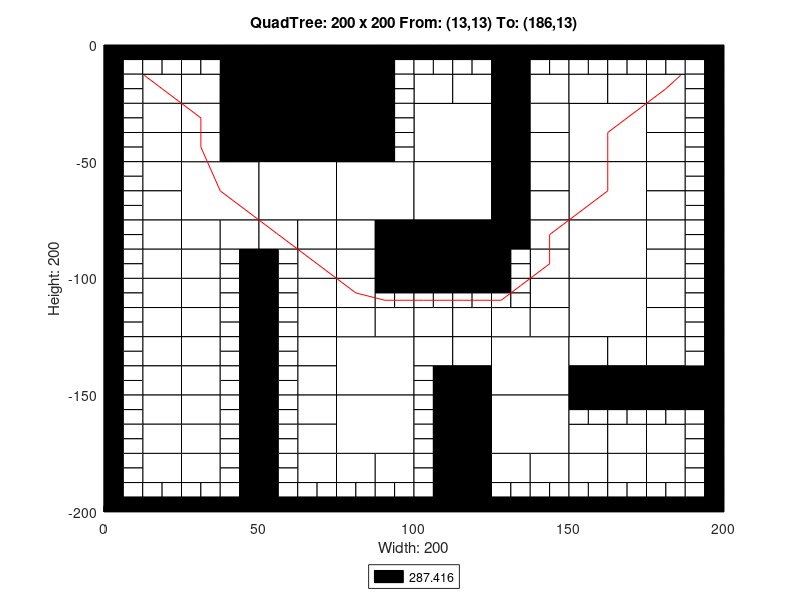

MATLAB code for this plot:
axis([0 200 -200 0]);
title('QuadTree: 200 x 200 From: (13,13) To: (186,13)');
xlabel('Width: 200');
ylabel('Height: 200');
rectangle('Position',[50 -25 25 25], 'FaceColor',[0 0 0]);
rectangle('Position',[50 -50 25 25], 'FaceColor',[0 0 0]);
rectangle('Position',[25 -75 25 25], 'FaceColor',[1 1 1]);
rectangle('Position',[50 -75 25 25], 'FaceColor',[1 1 1]);
rectangle('Position',[75 -75 25 25], 'FaceColor',[1 1 1]);
rectangle('Position',[100 -50 25 25], 'FaceColor',[1 1 1]);
rectangle('Position',[150 -50 25 25], 'FaceColor',[1 1 1]);
rectangle('Position',[100 -75 25 25], 'FaceColor',[1 1 1]);
rectangle('Position',[100 -100 25 25], 'FaceColor',[0 0 0]);
rectangle('Position',[150 -75 25 25], 'FaceColor',[1 1 1]);
rectangle('Position',[150 -100 25 25], 'FaceColor',[1 1 1]);
rectangle('Position',[75 -150 25 25], 'FaceColor',[1 1 1]);
rectangle('Position',[75 -175 25 25], 'FaceColor',[1 1 1]);
rectangle('Position',[125 -150 25 25], 'FaceColor',[1 1 1]);
rectangle('Position',[150 -125 25 25], 'FaceColor',[1 1 1]);
rectangle('Position',[125 -175 25 25], 'FaceColor',[1 1 1]);
rectangle('Position',[12.5 -25 12.5 12.5], 'FaceColor',[1 1 1]);
rectangle('Position',[37.5 -12.5 12.5 12.5], 'FaceColor',[0 0 0]);
rectangle('Position',[25 -25 12.5 12.5], 'FaceColor',[1 1 1]);
rectangle('Position',[37.5 -25 12.5 12.5], 'FaceColor',[0 0 0]);
rectangle('Position',[12.5 -37.5 12.5 12.5], 'FaceColor',[1 1 1]);
rectangle('Position',[12.5 -50 12.5 12.5], 'FaceColor',[1 1 1]);
rectangle('Position',[25 -37.5 12.5 12.5], 'FaceColor',[1 1 1]);
rectangle('Position',[37.5 -37.5 12.5 12.5], 'FaceColor',[0 0 0]);
rectangle('Position',[25 -50 12.5 12.5], 'FaceColor',[1 1 1]);
rectangle('Position',[37.5 -50 12.5 12.5], 'FaceColor',[0 0 0]);
rectangle('Position',[75 -12.5 12.5 12.5], 'FaceColor',[0 0 0]);
rectangle('Position',[75 -25 12.5 12.5], 'FaceColor',[0 0 0]);
rectangle('Position',[75 -37.5 12.5 12.5], 'FaceColor',[0 0 0]);
rectangle('Position',[75 -50 12.5 12.5], 'FaceColor',[0 0 0]);
rectangle('Position',[12.5 -62.5 12.5 12.5], 'FaceColor',[1 1 1]);
rectangle('Position',[12.5 -75 12.5 12.5], 'FaceColor',[1 1 1]);
rectangle('Position',[12.5 -87.5 12.5 12.5], 'FaceColor',[1 1 1]);
rectangle('Position',[12.5 -100 12.5 12.5], 'FaceColor',[1 1 1]);
rectangle('Position',[25 -87.5 12.5 12.5], 'FaceColor',[1 1 1]);
rectangle('Position',[37.5 -87.5 12.5 12.5], 'FaceColor',[1 1 1]);
rectangle('Position',[25 -100 12.5 12.5], 'FaceColor',[1 1 1]);
rectangle('Position',[50 -87.5 12.5 12.5], 'FaceColor',[1 1 1]);
rectangle('Position',[62.5 -87.5 12.5 12.5], 'FaceColor',[1 1 1]);
rectangle('Position',[62.5 -100 12.5 12.5], 'FaceColor',[1 1 1]);
rectangle('Position',[75 -87.5 12.5 12.5], 'FaceColor',[1 1 1]);
rectangle('Position',[87.5 -87.5 12.5 12.5], 'FaceColor',[0 0 0]);
rectangle('Position',[75 -100 12.5 12.5], 'FaceColor',[1 1 1]);
rectangle('Position',[87.5 -100 12.5 12.5], 'FaceColor',[0 0 0]);
rectangle('Position',[100 -25 12.5 12.5], 'FaceColor',[1 1 1]);
rectangle('Position',[112.5 -25 12.5 12.5], 'FaceColor',[1 1 1]);
rectangle('Position',[125 -12.5 12.5 12.5], 'FaceColor',[0 0 0]);
rectangle('Position',[125 -25 12.5 12.5], 'FaceColor',[0 0 0]);
rectangle('Position',[137.5 -25 12.5 12.5], 'FaceColor',[1 1 1]);
rectangle('Position',[125 -37.5 12.5 12.5], 'FaceColor',[0 0 0]);
rectangle('Position',[137.5 -37.5 12.5 12.5], 'FaceColor',[1 1 1]);
rectangle('Position',[125 -50 12.5 12.5], 'FaceColor',[0 0 0]);
rectangle('Position',[137.5 -50 12.5 12.5], 'FaceColor',[1 1 1]);
rectangle('Position',[150 -25 12.5 12.5], 'FaceColor',[1 1 1]);
rectangle('Position',[162.5 -25 12.5 12.5], 'FaceColor',[1 1 1]);
rectangle('Position',[175 -25 12.5 12.5], 'FaceColor',[1 1 1]);
rectangle('Position',[175 -37.5 12.5 12.5], 'FaceColor',[1 1 1]);
rectangle('Position',[175 -50 12.5 12.5], 'FaceColor',[1 1 1]);
rectangle('Position',[125 -62.5 12.5 12.5], 'FaceColor',[0 0 0]);
rectangle('Position',[137.5 -62.5 12.5 12.5], 'FaceColor',[1 1 1]);
rectangle('Position',[125 -75 12.5 12.5], 'FaceColor',[0 0 0]);
rectangle('Position',[137.5 -75 12.5 12.5], 'FaceColor',[1 1 1]);
rectangle('Position',[125 -87.5 12.5 12.5], 'FaceColor',[0 0 0]);
rectangle('Position',[137.5 -87.5 12.5 12.5], 'FaceColor',[1 1 1]);
rectangle('Position',[137.5 -100 12.5 12.5], 'FaceColor',[1 1 1]);
rectangle('Position',[175 -62.5 12.5 12.5], 'FaceColor',[1 1 1]);
rectangle('Position',[175 -75 12.5 12.5], 'FaceColor',[1 1 1]);
rectangle('Position',[175 -87.5 12.5 12.5], 'FaceColor',[1 1 1]);
rectangle('Position',[175 -100 12.5 12.5], 'FaceColor',[1 1 1]);
rectangle('Position',[12.5 -112.5 12.5 12.5], 'FaceColor',[1 1 1]);
rectangle('Position',[12.5 -125 12.5 12.5], 'FaceColor',[1 1 1]);
rectangle('Position',[25 -112.5 12.5 12.5], 'FaceColor',[1 1 1]);
rectangle('Position',[25 -125 12.5 12.5], 'FaceColor',[1 1 1]);
rectangle('Position',[12.5 -137.5 12.5 12.5], 'FaceColor',[1 1 1]);
rectangle('Position',[12.5 -150 12.5 12.5], 'FaceColor',[1 1 1]);
rectangle('Position',[25 -137.5 12.5 12.5], 'FaceColor',[1 1 1]);
rectangle('Position',[25 -150 12.5 12.5], 'FaceColor',[1 1 1]);
rectangle('Position',[62.5 -112.5 12.5 12.5], 'FaceColor',[1 1 1]);
rectangle('Position',[62.5 -125 12.5 12.5], 'FaceColor',[1 1 1]);
rectangle('Position',[75 -112.5 12.5 12.5], 'FaceColor',[1 1 1]);
rectangle('Position',[75 -125 12.5 12.5], 'FaceColor',[1 1 1]);
rectangle('Position',[87.5 -125 12.5 12.5], 'FaceColor',[1 1 1]);
rectangle('Position',[62.5 -137.5 12.5 12.5], 'FaceColor',[1 1 1]);
rectangle('Position',[62.5 -150 12.5 12.5], 'FaceColor',[1 1 1]);
rectangle('Position',[12.5 -162.5 12.5 12.5], 'FaceColor',[1 1 1]);
rectangle('Position',[12.5 -175 12.5 12.5], 'FaceColor',[1 1 1]);
rectangle('Position',[25 -162.5 12.5 12.5], 'FaceColor',[1 1 1]);
rectangle('Position',[25 -175 12.5 12.5], 'FaceColor',[1 1 1]);
rectangle('Position',[12.5 -187.5 12.5 12.5], 'FaceColor',[1 1 1]);
rectangle('Position',[25 -187.5 12.5 12.5], 'FaceColor',[1 1 1]);
rectangle('Position',[62.5 -162.5 12.5 12.5], 'FaceColor',[1 1 1]);
rectangle('Position',[62.5 -175 12.5 12.5], 'FaceColor',[1 1 1]);
rectangle('Position',[62.5 -187.5 12.5 12.5], 'FaceColor',[1 1 1]);
rectangle('Position',[75 -187.5 12.5 12.5], 'FaceColor',[1 1 1]);
rectangle('Position',[87.5 -187.5 12.5 12.5], 'FaceColor',[1 1 1]);
rectangle('Position',[100 -125 12.5 12.5], 'FaceColor',[1 1 1]);
rectangle('Position',[112.5 -125 12.5 12.5], 'FaceColor',[1 1 1]);
rectangle('Position',[137.5 -112.5 12.5 12.5], 'FaceColor',[1 1 1]);
rectangle('Position',[125 -125 12.5 12.5], 'FaceColor',[1 1 1]);
rectangle('Position',[137.5 -125 12.5 12.5], 'FaceColor',[1 1 1]);
rectangle('Position',[100 -137.5 12.5 12.5], 'FaceColor',[1 1 1]);
rectangle('Position',[112.5 -137.5 12.5 12.5], 'FaceColor',[1 1 1]);
rectangle('Position',[112.5 -150 12.5 12.5], 'FaceColor',[0 0 0]);
rectangle('Position',[175 -112.5 12.5 12.5], 'FaceColor',[1 1 1]);
rectangle('Position',[175 -125 12.5 12.5], 'FaceColor',[1 1 1]);
rectangle('Position',[150 -137.5 12.5 12.5], 'FaceColor',[1 1 1]);
rectangle('Position',[162.5 -137.5 12.5 12.5], 'FaceColor',[1 1 1]);
rectangle('Position',[150 -150 12.5 12.5], 'FaceColor',[0 0 0]);
rectangle('Position',[162.5 -150 12.5 12.5], 'FaceColor',[0 0 0]);
rectangle('Position',[175 -137.5 12.5 12.5], 'FaceColor',[1 1 1]);
rectangle('Position',[175 -150 12.5 12.5], 'FaceColor',[0 0 0]);
rectangle('Position',[187.5 -150 12.5 12.5], 'FaceColor',[0 0 0]);
rectangle('Position',[112.5 -162.5 12.5 12.5], 'FaceColor',[0 0 0]);
rectangle('Position',[112.5 -175 12.5 12.5], 'FaceColor',[0 0 0]);
rectangle('Position',[112.5 -187.5 12.5 12.5], 'FaceColor',[0 0 0]);
rectangle('Position',[112.5 -200 12.5 12.5], 'FaceColor',[0 0 0]);
rectangle('Position',[125 -187.5 12.5 12.5], 'FaceColor',[1 1 1]);
rectangle('Position',[137.5 -187.5 12.5 12.5], 'FaceColor',[1 1 1]);
rectangle('Position',[150 -175 12.5 12.5], 'FaceColor',[1 1 1]);
rectangle('Position',[162.5 -175 12.5 12.5], 'FaceColor',[1 1 1]);
rectangle('Position',[175 -175 12.5 12.5], 'FaceColor',[1 1 1]);
rectangle('Position',[150 -187.5 12.5 12.5], 'FaceColor',[1 1 1]);
rectangle('Position',[162.5 -187.5 12.5 12.5], 'FaceColor',[1 1 1]);
rectangle('Position',[175 -187.5 12.5 12.5], 'FaceColor',[1 1 1]);
rectangle('Position',[0 -6.25 6.25 6.25], 'FaceColor',[0 0 0]);
rectangle('Position',[6.25 -6.25 6.25 6.25], 'FaceColor',[0 0 0]);
rectangle('Position',[0 -12.5 6.25 6.25], 'FaceColor',[0 0 0]);
rectangle('Position',[6.25 -12.5 6.25 6.25], 'FaceColor',[1 1 1]);
rectangle('Position',[12.5 -6.25 6.25 6.25], 'FaceColor',[0 0 0]);
rectangle('Position',[18.75 -6.25 6.25 6.25], 'FaceColor',[0 0 0]);
rectangle('Position',[12.5 -12.5 6.25 6.25], 'FaceColor',[1 1 1]);
rectangle('Position',[18.75 -12.5 6.25 6.25], 'FaceColor',[1 1 1]);
rectangle('Position',[0 -18.75 6.25 6.25], 'FaceColor',[0 0 0]);
rectangle('Position',[6.25 -18.75 6.25 6.25], 'FaceColor',[1 1 1]);
rectangle('Position',[0 -25 6.25 6.25], 'FaceColor',[0 0 0]);
rectangle('Position',[6.25 -25 6.25 6.25], 'FaceColor',[1 1 1]);
rectangle('Position',[25 -6.25 6.25 6.25], 'FaceColor',[0 0 0]);
rectangle('Position',[31.25 -6.25 6.25 6.25], 'FaceColor',[0 0 0]);
rectangle('Position',[25 -12.5 6.25 6.25], 'FaceColor',[1 1 1]);
rectangle('Position',[31.25 -12.5 6.25 6.25], 'FaceColor',[1 1 1]);
rectangle('Position',[0 -31.25 6.25 6.25], 'FaceColor',[0 0 0]);
rectangle('Position',[6.25 -31.25 6.25 6.25], 'FaceColor',[1 1 1]);
rectangle('Position',[0 -37.5 6.25 6.25], 'FaceColor',[0 0 0]);
rectangle('Position',[6.25 -37.5 6.25 6.25], 'FaceColor',[1 1 1]);
rectangle('Position',[0 -43.75 6.25 6.25], 'FaceColor',[0 0 0]);
rectangle('Position',[6.25 -43.75 6.25 6.25], 'FaceColor',[1 1 1]);
rectangle('Position',[0 -50 6.25 6.25], 'FaceColor',[0 0 0]);
rectangle('Position',[6.25 -50 6.25 6.25], 'FaceColor',[1 1 1]);
rectangle('Position',[87.5 -6.25 6.25 6.25], 'FaceColor',[0 0 0]);
rectangle('Position',[93.75 -6.25 6.25 6.25], 'FaceColor',[0 0 0]);
rectangle('Position',[87.5 -12.5 6.25 6.25], 'FaceColor',[0 0 0]);
rectangle('Position',[93.75 -12.5 6.25 6.25], 'FaceColor',[1 1 1]);
rectangle('Position',[87.5 -18.75 6.25 6.25], 'FaceColor',[0 0 0]);
rectangle('Position',[93.75 -18.75 6.25 6.25], 'FaceColor',[1 1 1]);
rectangle('Position',[87.5 -25 6.25 6.25], 'FaceColor',[0 0 0]);
rectangle('Position',[93.75 -25 6.25 6.25], 'FaceColor',[1 1 1]);
rectangle('Position',[87.5 -31.25 6.25 6.25], 'FaceColor',[0 0 0]);
rectangle('Position',[93.75 -31.25 6.25 6.25], 'FaceColor',[1 1 1]);
rectangle('Position',[87.5 -37.5 6.25 6.25], 'FaceColor',[0 0 0]);
rectangle('Position',[93.75 -37.5 6.25 6.25], 'FaceColor',[1 1 1]);
rectangle('Position',[87.5 -43.75 6.25 6.25], 'FaceColor',[0 0 0]);
rectangle('Position',[93.75 -43.75 6.25 6.25], 'FaceColor',[1 1 1]);
rectangle('Position',[87.5 -50 6.25 6.25], 'FaceColor',[0 0 0]);
rectangle('Position',[93.75 -50 6.25 6.25], 'FaceColor',[1 1 1]);
rectangle('Position',[0 -56.25 6.25 6.25], 'FaceColor',[0 0 0]);
rectangle('Position',[6.25 -56.25 6.25 6.25], 'FaceColor',[1 1 1]);
rectangle('Position',[0 -62.5 6.25 6.25], 'FaceColor',[0 0 0]);
rectangle('Position',[6.25 -62.5 6.25 6.25], 'FaceColor',[1 1 1]);
rectangle('Position',[0 -68.75 6.25 6.25], 'FaceColor',[0 0 0]);
rectangle('Position',[6.25 -68.75 6.25 6.25], 'FaceColor',[1 1 1]);
rectangle('Position',[0 -75 6.25 6.25], 'FaceColor',[0 0 0]);
rectangle('Position',[6.25 -75 6.25 6.25], 'FaceColor',[1 1 1]);
rectangle('Position',[0 -81.25 6.25 6.25], 'FaceColor',[0 0 0]);
rectangle('Position',[6.25 -81.25 6.25 6.25], 'FaceColor',[1 1 1]);
rectangle('Position',[0 -87.5 6.25 6.25], 'FaceColor',[0 0 0]);
rectangle('Position',[6.25 -87.5 6.25 6.25], 'FaceColor',[1 1 1]);
rectangle('Position',[0 -93.75 6.25 6.25], 'FaceColor',[0 0 0]);
rectangle('Position',[6.25 -93.75 6.25 6.25], 'FaceColor',[1 1 1]);
rectangle('Position',[0 -100 6.25 6.25], 'FaceColor',[0 0 0]);
rectangle('Position',[6.25 -100 6.25 6.25], 'FaceColor',[1 1 1]);
rectangle('Position',[37.5 -93.75 6.25 6.25], 'FaceColor',[1 1 1]);
rectangle('Position',[43.75 -93.75 6.25 6.25], 'FaceColor',[0 0 0]);
rectangle('Position',[37.5 -100 6.25 6.25], 'FaceColor',[1 1 1]);
rectangle('Position',[43.75 -100 6.25 6.25], 'FaceColor',[0 0 0]);
rectangle('Position',[50 -93.75 6.25 6.25], 'FaceColor',[0 0 0]);
rectangle('Position',[56.25 -93.75 6.25 6.25], 'FaceColor',[1 1 1]);
rectangle('Position',[50 -100 6.25 6.25], 'FaceColor',[0 0 0]);
rectangle('Position',[56.25 -100 6.25 6.25], 'FaceColor',[1 1 1]);
rectangle('Position',[100 -6.25 6.25 6.25], 'FaceColor',[0 0 0]);
rectangle('Position',[106.25 -6.25 6.25 6.25], 'FaceColor',[0 0 0]);
rectangle('Position',[100 -12.5 6.25 6.25], 'FaceColor',[1 1 1]);
rectangle('Position',[106.25 -12.5 6.25 6.25], 'FaceColor',[1 1 1]);
rectangle('Position',[112.5 -6.25 6.25 6.25], 'FaceColor',[0 0 0]);
rectangle('Position',[118.75 -6.25 6.25 6.25], 'FaceColor',[0 0 0]);
rectangle('Position',[112.5 -12.5 6.25 6.25], 'FaceColor',[1 1 1]);
rectangle('Position',[118.75 -12.5 6.25 6.25], 'FaceColor',[1 1 1]);
rectangle('Position',[137.5 -6.25 6.25 6.25], 'FaceColor',[0 0 0]);
rectangle('Position',[143.75 -6.25 6.25 6.25], 'FaceColor',[0 0 0]);
rectangle('Position',[137.5 -12.5 6.25 6.25], 'FaceColor',[1 1 1]);
rectangle('Position',[143.75 -12.5 6.25 6.25], 'FaceColor',[1 1 1]);
rectangle('Position',[150 -6.25 6.25 6.25], 'FaceColor',[0 0 0]);
rectangle('Position',[156.25 -6.25 6.25 6.25], 'FaceColor',[0 0 0]);
rectangle('Position',[150 -12.5 6.25 6.25], 'FaceColor',[1 1 1]);
rectangle('Position',[156.25 -12.5 6.25 6.25], 'FaceColor',[1 1 1]);
rectangle('Position',[162.5 -6.25 6.25 6.25], 'FaceColor',[0 0 0]);
rectangle('Position',[168.75 -6.25 6.25 6.25], 'FaceColor',[0 0 0]);
rectangle('Position',[162.5 -12.5 6.25 6.25], 'FaceColor',[1 1 1]);
rectangle('Position',[168.75 -12.5 6.25 6.25], 'FaceColor',[1 1 1]);
rectangle('Position',[175 -6.25 6.25 6.25], 'FaceColor',[0 0 0]);
rectangle('Position',[181.25 -6.25 6.25 6.25], 'FaceColor',[0 0 0]);
rectangle('Position',[175 -12.5 6.25 6.25], 'FaceColor',[1 1 1]);
rectangle('Position',[181.25 -12.5 6.25 6.25], 'FaceColor',[1 1 1]);
rectangle('Position',[187.5 -6.25 6.25 6.25], 'FaceColor',[0 0 0]);
rectangle('Position',[193.75 -6.25 6.25 6.25], 'FaceColor',[0 0 0]);
rectangle('Position',[187.5 -12.5 6.25 6.25], 'FaceColor',[1 1 1]);
rectangle('Position',[193.75 -12.5 6.25 6.25], 'FaceColor',[0 0 0]);
rectangle('Position',[187.5 -18.75 6.25 6.25], 'FaceColor',[1 1 1]);
rectangle('Position',[193.75 -18.75 6.25 6.25], 'FaceColor',[0 0 0]);
rectangle('Position',[187.5 -25 6.25 6.25], 'FaceColor',[1 1 1]);
rectangle('Position',[193.75 -25 6.25 6.25], 'FaceColor',[0 0 0]);
rectangle('Position',[187.5 -31.25 6.25 6.25], 'FaceColor',[1 1 1]);
rectangle('Position',[193.75 -31.25 6.25 6.25], 'FaceColor',[0 0 0]);
rectangle('Position',[187.5 -37.5 6.25 6.25], 'FaceColor',[1 1 1]);
rectangle('Position',[193.75 -37.5 6.25 6.25], 'FaceColor',[0 0 0]);
rectangle('Position',[187.5 -43.75 6.25 6.25], 'FaceColor',[1 1 1]);
rectangle('Position',[193.75 -43.75 6.25 6.25], 'FaceColor',[0 0 0]);
rectangle('Position',[187.5 -50 6.25 6.25], 'FaceColor',[1 1 1]);
rectangle('Position',[193.75 -50 6.25 6.25], 'FaceColor',[0 0 0]);
rectangle('Position',[125 -93.75 6.25 6.25], 'FaceColor',[0 0 0]);
rectangle('Position',[131.25 -93.75 6.25 6.25], 'FaceColor',[1 1 1]);
rectangle('Position',[125 -100 6.25 6.25], 'FaceColor',[0 0 0]);
rectangle('Position',[131.25 -100 6.25 6.25], 'FaceColor',[1 1 1]);
rectangle('Position',[187.5 -56.25 6.25 6.25], 'FaceColor',[1 1 1]);
rectangle('Position',[193.75 -56.25 6.25 6.25], 'FaceColor',[0 0 0]);
rectangle('Position',[187.5 -62.5 6.25 6.25], 'FaceColor',[1 1 1]);
rectangle('Position',[193.75 -62.5 6.25 6.25], 'FaceColor',[0 0 0]);
rectangle('Position',[187.5 -68.75 6.25 6.25], 'FaceColor',[1 1 1]);
rectangle('Position',[193.75 -68.75 6.25 6.25], 'FaceColor',[0 0 0]);
rectangle('Position',[187.5 -75 6.25 6.25], 'FaceColor',[1 1 1]);
rectangle('Position',[193.75 -75 6.25 6.25], 'FaceColor',[0 0 0]);
rectangle('Position',[187.5 -81.25 6.25 6.25], 'FaceColor',[1 1 1]);
rectangle('Position',[193.75 -81.25 6.25 6.25], 'FaceColor',[0 0 0]);
rectangle('Position',[187.5 -87.5 6.25 6.25], 'FaceColor',[1 1 1]);
rectangle('Position',[193.75 -87.5 6.25 6.25], 'FaceColor',[0 0 0]);
rectangle('Position',[187.5 -93.75 6.25 6.25], 'FaceColor',[1 1 1]);
rectangle('Position',[193.75 -93.75 6.25 6.25], 'FaceColor',[0 0 0]);
rectangle('Position',[187.5 -100 6.25 6.25], 'FaceColor',[1 1 1]);
rectangle('Position',[193.75 -100 6.25 6.25], 'FaceColor',[0 0 0]);
rectangle('Position',[0 -106.25 6.25 6.25], 'FaceColor',[0 0 0]);
rectangle('Position',[6.25 -106.25 6.25 6.25], 'FaceColor',[1 1 1]);
rectangle('Position',[0 -112.5 6.25 6.25], 'FaceColor',[0 0 0]);
rectangle('Position',[6.25 -112.5 6.25 6.25], 'FaceColor',[1 1 1]);
rectangle('Position',[0 -118.75 6.25 6.25], 'FaceColor',[0 0 0]);
rectangle('Position',[6.25 -118.75 6.25 6.25], 'FaceColor',[1 1 1]);
rectangle('Position',[0 -125 6.25 6.25], 'FaceColor',[0 0 0]);
rectangle('Position',[6.25 -125 6.25 6.25], 'FaceColor',[1 1 1]);
rectangle('Position',[37.5 -106.25 6.25 6.25], 'FaceColor',[1 1 1]);
rectangle('Position',[43.75 -106.25 6.25 6.25], 'FaceColor',[0 0 0]);
rectangle('Position',[37.5 -112.5 6.25 6.25], 'FaceColor',[1 1 1]);
rectangle('Position',[43.75 -112.5 6.25 6.25], 'FaceColor',[0 0 0]);
rectangle('Position',[37.5 -118.75 6.25 6.25], 'FaceColor',[1 1 1]);
rectangle('Position',[43.75 -118.75 6.25 6.25], 'FaceColor',[0 0 0]);
rectangle('Position',[37.5 -125 6.25 6.25], 'FaceColor',[1 1 1]);
rectangle('Position',[43.75 -125 6.25 6.25], 'FaceColor',[0 0 0]);
rectangle('Position',[0 -131.25 6.25 6.25], 'FaceColor',[0 0 0]);
rectangle('Position',[6.25 -131.25 6.25 6.25], 'FaceColor',[1 1 1]);
rectangle('Position',[0 -137.5 6.25 6.25], 'FaceColor',[0 0 0]);
rectangle('Position',[6.25 -137.5 6.25 6.25], 'FaceColor',[1 1 1]);
rectangle('Position',[0 -143.75 6.25 6.25], 'FaceColor',[0 0 0]);
rectangle('Position',[6.25 -143.75 6.25 6.25], 'FaceColor',[1 1 1]);
rectangle('Position',[0 -150 6.25 6.25], 'FaceColor',[0 0 0]);
rectangle('Position',[6.25 -150 6.25 6.25], 'FaceColor',[1 1 1]);
rectangle('Position',[37.5 -131.25 6.25 6.25], 'FaceColor',[1 1 1]);
rectangle('Position',[43.75 -131.25 6.25 6.25], 'FaceColor',[0 0 0]);
rectangle('Position',[37.5 -137.5 6.25 6.25], 'FaceColor',[1 1 1]);
rectangle('Position',[43.75 -137.5 6.25 6.25], 'FaceColor',[0 0 0]);
rectangle('Position',[37.5 -143.75 6.25 6.25], 'FaceColor',[1 1 1]);
rectangle('Position',[43.75 -143.75 6.25 6.25], 'FaceColor',[0 0 0]);
rectangle('Position',[37.5 -150 6.25 6.25], 'FaceColor',[1 1 1]);
rectangle('Position',[43.75 -150 6.25 6.25], 'FaceColor',[0 0 0]);
rectangle('Position',[50 -106.25 6.25 6.25], 'FaceColor',[0 0 0]);
rectangle('Position',[56.25 -106.25 6.25 6.25], 'FaceColor',[1 1 1]);
rectangle('Position',[50 -112.5 6.25 6.25], 'FaceColor',[0 0 0]);
rectangle('Position',[56.25 -112.5 6.25 6.25], 'FaceColor',[1 1 1]);
rectangle('Position',[50 -118.75 6.25 6.25], 'FaceColor',[0 0 0]);
rectangle('Position',[56.25 -118.75 6.25 6.25], 'FaceColor',[1 1 1]);
rectangle('Position',[50 -125 6.25 6.25], 'FaceColor',[0 0 0]);
rectangle('Position',[56.25 -125 6.25 6.25], 'FaceColor',[1 1 1]);
rectangle('Position',[87.5 -106.25 6.25 6.25], 'FaceColor',[0 0 0]);
rectangle('Position',[93.75 -106.25 6.25 6.25], 'FaceColor',[0 0 0]);
rectangle('Position',[87.5 -112.5 6.25 6.25], 'FaceColor',[1 1 1]);
rectangle('Position',[93.75 -112.5 6.25 6.25], 'FaceColor',[1 1 1]);
rectangle('Position',[50 -131.25 6.25 6.25], 'FaceColor',[0 0 0]);
rectangle('Position',[56.25 -131.25 6.25 6.25], 'FaceColor',[1 1 1]);
rectangle('Position',[50 -137.5 6.25 6.25], 'FaceColor',[0 0 0]);
rectangle('Position',[56.25 -137.5 6.25 6.25], 'FaceColor',[1 1 1]);
rectangle('Position',[50 -143.75 6.25 6.25], 'FaceColor',[0 0 0]);
rectangle('Position',[56.25 -143.75 6.25 6.25], 'FaceColor',[1 1 1]);
rectangle('Position',[50 -150 6.25 6.25], 'FaceColor',[0 0 0]);
rectangle('Position',[56.25 -150 6.25 6.25], 'FaceColor',[1 1 1]);
rectangle('Position',[0 -156.25 6.25 6.25], 'FaceColor',[0 0 0]);
rectangle('Position',[6.25 -156.25 6.25 6.25], 'FaceColor',[1 1 1]);
rectangle('Position',[0 -162.5 6.25 6.25], 'FaceColor',[0 0 0]);
rectangle('Position',[6.25 -162.5 6.25 6.25], 'FaceColor',[1 1 1]);
rectangle('Position',[0 -168.75 6.25 6.25], 'FaceColor',[0 0 0]);
rectangle('Position',[6.25 -168.75 6.25 6.25], 'FaceColor',[1 1 1]);
rectangle('Position',[0 -175 6.25 6.25], 'FaceColor',[0 0 0]);
rectangle('Position',[6.25 -175 6.25 6.25], 'FaceColor',[1 1 1]);
rectangle('Position',[37.5 -156.25 6.25 6.25], 'FaceColor',[1 1 1]);
rectangle('Position',[43.75 -156.25 6.25 6.25], 'FaceColor',[0 0 0]);
rectangle('Position',[37.5 -162.5 6.25 6.25], 'FaceColor',[1 1 1]);
rectangle('Position',[43.75 -162.5 6.25 6.25], 'FaceColor',[0 0 0]);
rectangle('Position',[37.5 -168.75 6.25 6.25], 'FaceColor',[1 1 1]);
rectangle('Position',[43.75 -168.75 6.25 6.25], 'FaceColor',[0 0 0]);
rectangle('Position',[37.5 -175 6.25 6.25], 'FaceColor',[1 1 1]);
rectangle('Position',[43.75 -175 6.25 6.25], 'FaceColor',[0 0 0]);
rectangle('Position',[0 -181.25 6.25 6.25], 'FaceColor',[0 0 0]);
rectangle('Position',[6.25 -181.25 6.25 6.25], 'FaceColor',[1 1 1]);
rectangle('Position',[0 -187.5 6.25 6.25], 'FaceColor',[0 0 0]);
rectangle('Position',[6.25 -187.5 6.25 6.25], 'FaceColor',[1 1 1]);
rectangle('Position',[0 -193.75 6.25 6.25], 'FaceColor',[0 0 0]);
rectangle('Position',[6.25 -193.75 6.25 6.25], 'FaceColor',[1 1 1]);
rectangle('Position',[0 -200 6.25 6.25], 'FaceColor',[0 0 0]);
rectangle('Position',[6.25 -200 6.25 6.25], 'FaceColor',[0 0 0]);
rectangle('Position',[12.5 -193.75 6.25 6.25], 'FaceColor',[1 1 1]);
rectangle('Position',[18.75 -193.75 6.25 6.25], 'FaceColor',[1 1 1]);
rectangle('Position',[12.5 -200 6.25 6.25], 'FaceColor',[0 0 0]);
rectangle('Position',[18.75 -200 6.25 6.25], 'FaceColor',[0 0 0]);
rectangle('Position',[37.5 -181.25 6.25 6.25], 'FaceColor',[1 1 1]);
rectangle('Position',[43.75 -181.25 6.25 6.25], 'FaceColor',[0 0 0]);
rectangle('Position',[37.5 -187.5 6.25 6.25], 'FaceColor',[1 1 1]);
rectangle('Position',[43.75 -187.5 6.25 6.25], 'FaceColor',[0 0 0]);
rectangle('Position',[25 -193.75 6.25 6.25], 'FaceColor',[1 1 1]);
rectangle('Position',[31.25 -193.75 6.25 6.25], 'FaceColor',[1 1 1]);
rectangle('Position',[25 -200 6.25 6.25], 'FaceColor',[0 0 0]);
rectangle('Position',[31.25 -200 6.25 6.25], 'FaceColor',[0 0 0]);
rectangle('Position',[37.5 -193.75 6.25 6.25], 'FaceColor',[1 1 1]);
rectangle('Position',[43.75 -193.75 6.25 6.25], 'FaceColor',[0 0 0]);
rectangle('Position',[37.5 -200 6.25 6.25], 'FaceColor',[0 0 0]);
rectangle('Position',[43.75 -200 6.25 6.25], 'FaceColor',[0 0 0]);
rectangle('Position',[50 -156.25 6.25 6.25], 'FaceColor',[0 0 0]);
rectangle('Position',[56.25 -156.25 6.25 6.25], 'FaceColor',[1 1 1]);
rectangle('Position',[50 -162.5 6.25 6.25], 'FaceColor',[0 0 0]);
rectangle('Position',[56.25 -162.5 6.25 6.25], 'FaceColor',[1 1 1]);
rectangle('Position',[50 -168.75 6.25 6.25], 'FaceColor',[0 0 0]);
rectangle('Position',[56.25 -168.75 6.25 6.25], 'FaceColor',[1 1 1]);
rectangle('Position',[50 -175 6.25 6.25], 'FaceColor',[0 0 0]);
rectangle('Position',[56.25 -175 6.25 6.25], 'FaceColor',[1 1 1]);
rectangle('Position',[50 -181.25 6.25 6.25], 'FaceColor',[0 0 0]);
rectangle('Position',[56.25 -181.25 6.25 6.25], 'FaceColor',[1 1 1]);
rectangle('Position',[50 -187.5 6.25 6.25], 'FaceColor',[0 0 0]);
rectangle('Position',[56.25 -187.5 6.25 6.25], 'FaceColor',[1 1 1]);
rectangle('Position',[50 -193.75 6.25 6.25], 'FaceColor',[0 0 0]);
rectangle('Position',[56.25 -193.75 6.25 6.25], 'FaceColor',[1 1 1]);
rectangle('Position',[50 -200 6.25 6.25], 'FaceColor',[0 0 0]);
rectangle('Position',[56.25 -200 6.25 6.25], 'FaceColor',[0 0 0]);
rectangle('Position',[62.5 -193.75 6.25 6.25], 'FaceColor',[1 1 1]);
rectangle('Position',[68.75 -193.75 6.25 6.25], 'FaceColor',[1 1 1]);
rectangle('Position',[62.5 -200 6.25 6.25], 'FaceColor',[0 0 0]);
rectangle('Position',[68.75 -200 6.25 6.25], 'FaceColor',[0 0 0]);
rectangle('Position',[75 -193.75 6.25 6.25], 'FaceColor',[1 1 1]);
rectangle('Position',[81.25 -193.75 6.25 6.25], 'FaceColor',[1 1 1]);
rectangle('Position',[75 -200 6.25 6.25], 'FaceColor',[0 0 0]);
rectangle('Position',[81.25 -200 6.25 6.25], 'FaceColor',[0 0 0]);
rectangle('Position',[87.5 -193.75 6.25 6.25], 'FaceColor',[1 1 1]);
rectangle('Position',[93.75 -193.75 6.25 6.25], 'FaceColor',[1 1 1]);
rectangle('Position',[87.5 -200 6.25 6.25], 'FaceColor',[0 0 0]);
rectangle('Position',[93.75 -200 6.25 6.25], 'FaceColor',[0 0 0]);
rectangle('Position',[100 -106.25 6.25 6.25], 'FaceColor',[0 0 0]);
rectangle('Position',[106.25 -106.25 6.25 6.25], 'FaceColor',[0 0 0]);
rectangle('Position',[100 -112.5 6.25 6.25], 'FaceColor',[1 1 1]);
rectangle('Position',[106.25 -112.5 6.25 6.25], 'FaceColor',[1 1 1]);
rectangle('Position',[112.5 -106.25 6.25 6.25], 'FaceColor',[0 0 0]);
rectangle('Position',[118.75 -106.25 6.25 6.25], 'FaceColor',[0 0 0]);
rectangle('Position',[112.5 -112.5 6.25 6.25], 'FaceColor',[1 1 1]);
rectangle('Position',[118.75 -112.5 6.25 6.25], 'FaceColor',[1 1 1]);
rectangle('Position',[125 -106.25 6.25 6.25], 'FaceColor',[0 0 0]);
rectangle('Position',[131.25 -106.25 6.25 6.25], 'FaceColor',[1 1 1]);
rectangle('Position',[125 -112.5 6.25 6.25], 'FaceColor',[1 1 1]);
rectangle('Position',[131.25 -112.5 6.25 6.25], 'FaceColor',[1 1 1]);
rectangle('Position',[100 -143.75 6.25 6.25], 'FaceColor',[1 1 1]);
rectangle('Position',[106.25 -143.75 6.25 6.25], 'FaceColor',[0 0 0]);
rectangle('Position',[100 -150 6.25 6.25], 'FaceColor',[1 1 1]);
rectangle('Position',[106.25 -150 6.25 6.25], 'FaceColor',[0 0 0]);
rectangle('Position',[187.5 -106.25 6.25 6.25], 'FaceColor',[1 1 1]);
rectangle('Position',[193.75 -106.25 6.25 6.25], 'FaceColor',[0 0 0]);
rectangle('Position',[187.5 -112.5 6.25 6.25], 'FaceColor',[1 1 1]);
rectangle('Position',[193.75 -112.5 6.25 6.25], 'FaceColor',[0 0 0]);
rectangle('Position',[187.5 -118.75 6.25 6.25], 'FaceColor',[1 1 1]);
rectangle('Position',[193.75 -118.75 6.25 6.25], 'FaceColor',[0 0 0]);
rectangle('Position',[187.5 -125 6.25 6.25], 'FaceColor',[1 1 1]);
rectangle('Position',[193.75 -125 6.25 6.25], 'FaceColor',[0 0 0]);
rectangle('Position',[187.5 -131.25 6.25 6.25], 'FaceColor',[1 1 1]);
rectangle('Position',[193.75 -131.25 6.25 6.25], 'FaceColor',[0 0 0]);
rectangle('Position',[187.5 -137.5 6.25 6.25], 'FaceColor',[1 1 1]);
rectangle('Position',[193.75 -137.5 6.25 6.25], 'FaceColor',[0 0 0]);
rectangle('Position',[100 -156.25 6.25 6.25], 'FaceColor',[1 1 1]);
rectangle('Position',[106.25 -156.25 6.25 6.25], 'FaceColor',[0 0 0]);
rectangle('Position',[100 -162.5 6.25 6.25], 'FaceColor',[1 1 1]);
rectangle('Position',[106.25 -162.5 6.25 6.25], 'FaceColor',[0 0 0]);
rectangle('Position',[100 -168.75 6.25 6.25], 'FaceColor',[1 1 1]);
rectangle('Position',[106.25 -168.75 6.25 6.25], 'FaceColor',[0 0 0]);
rectangle('Position',[100 -175 6.25 6.25], 'FaceColor',[1 1 1]);
rectangle('Position',[106.25 -175 6.25 6.25], 'FaceColor',[0 0 0]);
rectangle('Position',[100 -181.25 6.25 6.25], 'FaceColor',[1 1 1]);
rectangle('Position',[106.25 -181.25 6.25 6.25], 'FaceColor',[0 0 0]);
rectangle('Position',[100 -187.5 6.25 6.25], 'FaceColor',[1 1 1]);
rectangle('Position',[106.25 -187.5 6.25 6.25], 'FaceColor',[0 0 0]);
rectangle('Position',[100 -193.75 6.25 6.25], 'FaceColor',[1 1 1]);
rectangle('Position',[106.25 -193.75 6.25 6.25], 'FaceColor',[0 0 0]);
rectangle('Position',[100 -200 6.25 6.25], 'FaceColor',[0 0 0]);
rectangle('Position',[106.25 -200 6.25 6.25], 'FaceColor',[0 0 0]);
rectangle('Position',[125 -193.75 6.25 6.25], 'FaceColor',[1 1 1]);
rectangle('Position',[131.25 -193.75 6.25 6.25], 'FaceColor',[1 1 1]);
rectangle('Position',[125 -200 6.25 6.25], 'FaceColor',[0 0 0]);
rectangle('Position',[131.25 -200 6.25 6.25], 'FaceColor',[0 0 0]);
rectangle('Position',[137.5 -193.75 6.25 6.25], 'FaceColor',[1 1 1]);
rectangle('Position',[143.75 -193.75 6.25 6.25], 'FaceColor',[1 1 1]);
rectangle('Position',[137.5 -200 6.25 6.25], 'FaceColor',[0 0 0]);
rectangle('Position',[143.75 -200 6.25 6.25], 'FaceColor',[0 0 0]);
rectangle('Position',[150 -156.25 6.25 6.25], 'FaceColor',[0 0 0]);
rectangle('Position',[156.25 -156.25 6.25 6.25], 'FaceColor',[0 0 0]);
rectangle('Position',[150 -162.5 6.25 6.25], 'FaceColor',[1 1 1]);
rectangle('Position',[156.25 -162.5 6.25 6.25], 'FaceColor',[1 1 1]);
rectangle('Position',[162.5 -156.25 6.25 6.25], 'FaceColor',[0 0 0]);
rectangle('Position',[168.75 -156.25 6.25 6.25], 'FaceColor',[0 0 0]);
rectangle('Position',[162.5 -162.5 6.25 6.25], 'FaceColor',[1 1 1]);
rectangle('Position',[168.75 -162.5 6.25 6.25], 'FaceColor',[1 1 1]);
rectangle('Position',[175 -156.25 6.25 6.25], 'FaceColor',[0 0 0]);
rectangle('Position',[181.25 -156.25 6.25 6.25], 'FaceColor',[0 0 0]);
rectangle('Position',[175 -162.5 6.25 6.25], 'FaceColor',[1 1 1]);
rectangle('Position',[181.25 -162.5 6.25 6.25], 'FaceColor',[1 1 1]);
rectangle('Position',[187.5 -156.25 6.25 6.25], 'FaceColor',[0 0 0]);
rectangle('Position',[193.75 -156.25 6.25 6.25], 'FaceColor',[0 0 0]);
rectangle('Position',[187.5 -162.5 6.25 6.25], 'FaceColor',[1 1 1]);
rectangle('Position',[193.75 -162.5 6.25 6.25], 'FaceColor',[0 0 0]);
rectangle('Position',[187.5 -168.75 6.25 6.25], 'FaceColor',[1 1 1]);
rectangle('Position',[193.75 -168.75 6.25 6.25], 'FaceColor',[0 0 0]);
rectangle('Position',[187.5 -175 6.25 6.25], 'FaceColor',[1 1 1]);
rectangle('Position',[193.75 -175 6.25 6.25], 'FaceColor',[0 0 0]);
rectangle('Position',[150 -193.75 6.25 6.25], 'FaceColor',[1 1 1]);
rectangle('Position',[156.25 -193.75 6.25 6.25], 'FaceColor',[1 1 1]);
rectangle('Position',[150 -200 6.25 6.25], 'FaceColor',[0 0 0]);
rectangle('Position',[156.25 -200 6.25 6.25], 'FaceColor',[0 0 0]);
rectangle('Position',[162.5 -193.75 6.25 6.25], 'FaceColor',[1 1 1]);
rectangle('Position',[168.75 -193.75 6.25 6.25], 'FaceColor',[1 1 1]);
rectangle('Position',[162.5 -200 6.25 6.25], 'FaceColor',[0 0 0]);
rectangle('Position',[168.75 -200 6.25 6.25], 'FaceColor',[0 0 0]);
rectangle('Position',[187.5 -181.25 6.25 6.25], 'FaceColor',[1 1 1]);
rectangle('Position',[193.75 -181.25 6.25 6.25], 'FaceColor',[0 0 0]);
rectangle('Position',[187.5 -187.5 6.25 6.25], 'FaceColor',[1 1 1]);
rectangle('Position',[193.75 -187.5 6.25 6.25], 'FaceColor',[0 0 0]);
rectangle('Position',[175 -193.75 6.25 6.25], 'FaceColor',[1 1 1]);
rectangle('Position',[181.25 -193.75 6.25 6.25], 'FaceColor',[1 1 1]);
rectangle('Position',[175 -200 6.25 6.25], 'FaceColor',[0 0 0]);
rectangle('Position',[181.25 -200 6.25 6.25], 'FaceColor',[0 0 0]);
rectangle('Position',[187.5 -193.75 6.25 6.25], 'FaceColor',[1 1 1]);
rectangle('Position',[193.75 -193.75 6.25 6.25], 'FaceColor',[0 0 0]);
rectangle('Position',[187.5 -200 6.25 6.25], 'FaceColor',[0 0 0]);
rectangle('Position',[193.75 -200 6.25 6.25], 'FaceColor',[0 0 0]);
X=[186,181.25,162.5,162.5,143.75,143.75,134.375,128.125,121.875,115.625,109.375,103.125,96.875,90.625,81.25,68.75,56.25,37.5,31.25,31.25,18.75,13];
Y=[-13,-18.75,-37.5,-62.5,-81.25,-93.75,-103.125,-109.375,-109.375,-109.375,-109.375,-109.375,-109.375,-109.375,-106.25,-93.75,-81.25,-62.5,-43.75,-31.25,-18.75,-13];
hold on;
plot(X,Y,'r');
legend('287.416','Location','southoutside');
